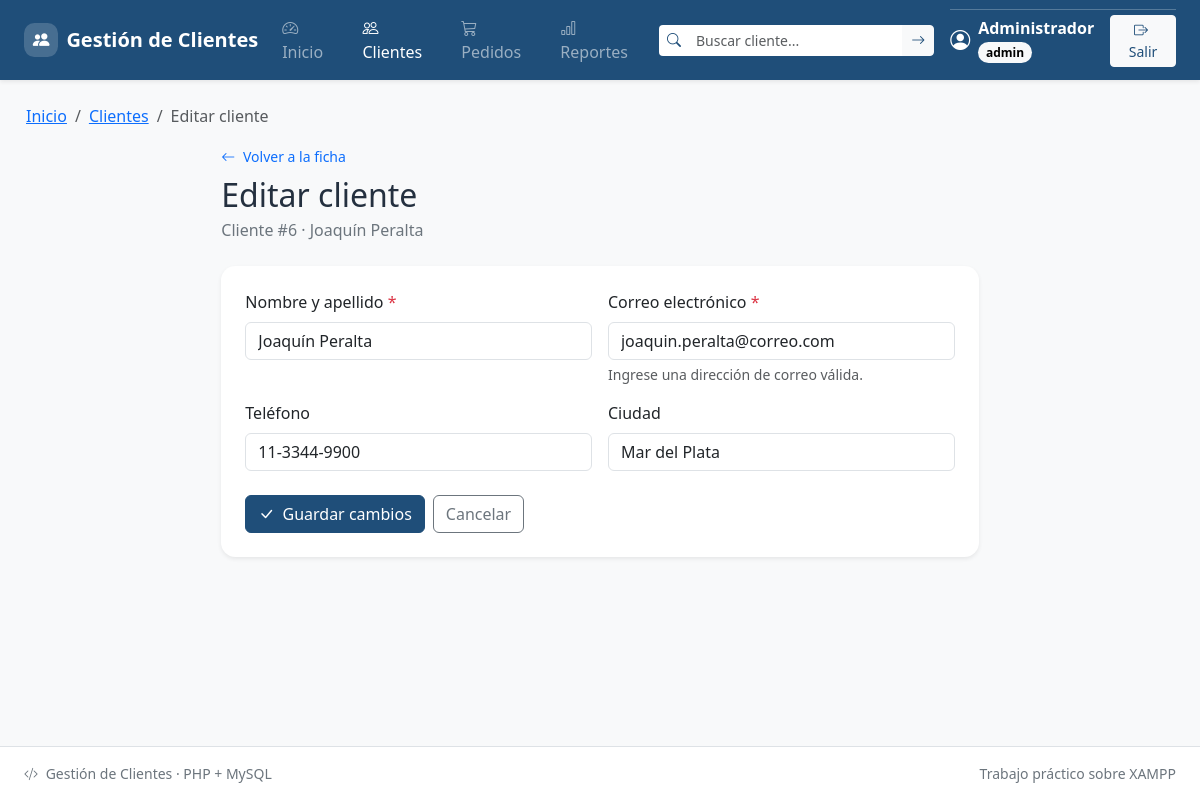
The page /clientes/editar.php?id=6 (signed in) on the database its author committed.
### tables this page shows
CREATE TABLE `clientes` (
  `id` int(11) NOT NULL,
  `nombre` varchar(80) NOT NULL,
  `email` varchar(120) NOT NULL,
  `telefono` varchar(30) DEFAULT NULL,
  `ciudad` varchar(60) DEFAULT NULL,
  `fecha_alta` date NOT NULL
);

### includes/funciones.php (called while the page is built, shortened)
<?php
function e($texto): string
{
    return htmlspecialchars(
        (string) ($texto ?? ''),
        ENT_QUOTES | ENT_SUBSTITUTE,
        'UTF-8'
    );
}
    ?>

### clientes/editar.php (the view, shortened to what this page needs)
<?php
require_once __DIR__ . '/../config/conexion.php';
require_once __DIR__ . '/../includes/funciones.php';
$id = filter_input(INPUT_GET, 'id', FILTER_VALIDATE_INT);
$id = ($id !== false && $id !== null && $id > 0) ? (int) $id : 0;
try {
    $stmt = $pdo->prepare(
        'SELECT id, nombre, email, telefono, ciudad
         FROM clientes
         WHERE id = :id
         LIMIT 1'
    );
    $stmt->execute([':id' => $id]);
    $cliente = $stmt->fetch();
} catch (PDOException $error) {
    registrar_error($error, 'clientes/editar');
    http_response_code(500);
    exit('No se pudo consultar el cliente.');
}
$datos = $_SESSION['datos_edicion'] ?? [];
$valor = static function (string $campo) use ($datos, $cliente): string {
    if (array_key_exists($campo, $datos)) {
        return (string) $datos[$campo];
    }
    return (string) ($cliente[$campo] ?? '');
};
require_once __DIR__ . '/../includes/header.php';
require_once __DIR__ . '/../includes/menu.php';
require_once __DIR__ . '/../includes/breadcrumbs.php';
?>
<main id="contenidoPrincipal" class="contenedor">
    <div class="row justify-content-center">
        <div class="col-12 col-lg-9 col-xl-8">
            <div class="mb-4">
                <a href="ver.php?id=<?= (int) $cliente['id'] ?>"
                   class="small text-decoration-none">
                    <i class="bi bi-arrow-left me-1" aria-hidden="true"></i>
                    Volver a la ficha
                </a>
                <h2 class="mt-2 mb-1">Editar cliente</h2>
                <p class="text-secondary mb-0">
                    Cliente #<?= (int) $cliente['id'] ?> ·
                    <?= e($cliente['nombre']) ?>
                </p>
            </div>
            <div class="card border-0 shadow-sm">
                <div class="card-body p-4">
                    <form method="POST" action="actualizar.php" class="formulario">
                        <div class="row g-3">
                            <div class="col-12 col-md-6">
                                <label for="nombre" class="form-label">
                                    Nombre y apellido
                                    <span class="text-danger">*</span>
                                </label>
                                <input id="nombre" type="text" name="nombre"
                                       required maxlength="80"
                                       value="<?= e($valor('nombre')) ?>"
                                       autocomplete="name" class="form-control">
                            </div>
                            <div class="col-12 col-md-6">
                                <label for="email" class="form-label">
                                    Correo electrónico
                                    <span class="text-danger">*</span>
                                </label>
                                <input id="email" type="email" name="email"
                                       required maxlength="120"
                                       value="<?= e($valor('email')) ?>"
                                       autocomplete="email" class="form-control">
                                <div class="form-text">
                                    Ingrese una dirección de correo válida.
                                </div>
                            </div>
                            <div class="col-12 col-md-6">
                                <label for="telefono" class="form-label">
                                    Teléfono
                                </label>
                                <input id="telefono" type="text" name="telefono"
                                       maxlength="30"
                                       value="<?= e($valor('telefono')) ?>"
                                       autocomplete="tel" class="form-control">
                            </div>
                            <div class="col-12 col-md-6">
                                <label for="ciudad" class="form-label">
                                    Ciudad
                                </label>
                                <input id="ciudad" type="text" name="ciudad"
                                       maxlength="60"
                                       value="<?= e($valor('ciudad')) ?>"
                                       autocomplete="address-level2"
                                       class="form-control">
                            </div>
                        </div>
                        <div class="d-flex flex-wrap gap-2 mt-4">
                            <button type="submit" class="btn btn-primary">
                                <i class="bi bi-check-lg me-1" aria-hidden="true"></i>
                                Guardar cambios
                            </button>
                            <a href="ver.php?id=<?= (int) $cliente['id'] ?>"
                               class="btn btn-outline-secondary">
                                Cancelar
                            </a>
                        </div>
                    </form>
                </div>
            </div>
        </div>
    </div>
</main>
<?php require_once __DIR__ . '/../includes/footer.php'; ?>

### css/estilos.css (style rules this page uses)
:root { --gc-primary: #1f4e79; --gc-primary-dark: #163d5f; --gc-primary-soft: #e8f1fb; --gc-surface: #ffffff; --gc-page: #f2f5f9; --gc-text: #24303f; --gc-muted: #64748b; --gc-border: #dbe4ee; --gc-radius: 0.9rem; --gc-shadow: 0 0.5rem 1.5rem rgba(31, 78, 121, 0.08); }
body { font-family: "Segoe UI", Tahoma, Arial, sans-serif; color: var(--gc-text); background-color: var(--gc-page); }
.btn-primary { --bs-btn-bg: var(--gc-primary); --bs-btn-border-color: var(--gc-primary); --bs-btn-hover-bg: var(--gc-primary-dark); --bs-btn-hover-border-color: var(--gc-primary-dark); --bs-btn-active-bg: var(--gc-primary-dark); --bs-btn-active-border-color: var(--gc-primary-dark); --bs-btn-disabled-bg: var(--gc-primary); --bs-btn-disabled-border-color: var(--gc-primary); }
.contenedor { width: 100%; max-width: 1180px; margin: 0 auto; padding: 1.5rem 1rem 2rem; }
main.contenedor { flex: 1 0 auto; }
.tarjeta, .card { border-radius: var(--gc-radius); }
.formulario { width: 100%; max-width: 760px; }

### rows shown on the page
clientes: id "6", nombre "Joaquín Peralta", email "joaquin.peralta@correo.com", telefono "11-3344-9900", ciudad "Mar del Plata"

### other values the page prints
$nombreUsuario "Administrador"
$rol "admin"
$texto "Inicio"
$texto "Clientes"
$texto "Editar cliente"
